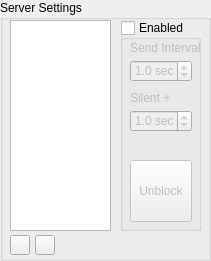
<?xml version="1.0" encoding="UTF-8"?>
<ui version="4.0">
 <class>GroupBoxPositionalAudioServers</class>
 <widget class="QGroupBox" name="GroupBoxPositionalAudioServers">
  <property name="geometry">
   <rect>
    <x>0</x>
    <y>0</y>
    <width>211</width>
    <height>261</height>
   </rect>
  </property>
  <property name="windowTitle">
   <string>GroupBoxPositionalAudioServers</string>
  </property>
  <property name="title">
   <string>Server Settings</string>
  </property>
  <widget class="QListWidget" name="listWidget_servers">
   <property name="geometry">
    <rect>
     <x>10</x>
     <y>20</y>
     <width>101</width>
     <height>211</height>
    </rect>
   </property>
   <property name="editTriggers">
    <set>QAbstractItemView::NoEditTriggers</set>
   </property>
   <property name="resizeMode">
    <enum>QListView::Adjust</enum>
   </property>
  </widget>
  <widget class="QGroupBox" name="groupBoxSettings">
   <property name="geometry">
    <rect>
     <x>120</x>
     <y>20</y>
     <width>81</width>
     <height>211</height>
    </rect>
   </property>
   <property name="title">
    <string>Enabled</string>
   </property>
   <property name="checkable">
    <bool>true</bool>
   </property>
   <property name="checked">
    <bool>false</bool>
   </property>
   <widget class="QLabel" name="label_SendInterval">
    <property name="geometry">
     <rect>
      <x>10</x>
      <y>20</y>
      <width>71</width>
      <height>16</height>
     </rect>
    </property>
    <property name="text">
     <string>Send Interval</string>
    </property>
   </widget>
   <widget class="QDoubleSpinBox" name="doubleSpinBox_SendInterval">
    <property name="geometry">
     <rect>
      <x>10</x>
      <y>40</y>
      <width>62</width>
      <height>22</height>
     </rect>
    </property>
    <property name="suffix">
     <string notr="true"> sec</string>
    </property>
    <property name="decimals">
     <number>1</number>
    </property>
    <property name="minimum">
     <double>0.100000000000000</double>
    </property>
    <property name="maximum">
     <double>2.000000000000000</double>
    </property>
    <property name="singleStep">
     <double>0.100000000000000</double>
    </property>
    <property name="value">
     <double>1.000000000000000</double>
    </property>
   </widget>
   <widget class="QPushButton" name="pushButton_unblock">
    <property name="geometry">
     <rect>
      <x>10</x>
      <y>140</y>
      <width>62</width>
      <height>62</height>
     </rect>
    </property>
    <property name="text">
     <string>Unblock</string>
    </property>
   </widget>
   <widget class="QDoubleSpinBox" name="doubleSpinBox_SendIntervalSilentInc">
    <property name="geometry">
     <rect>
      <x>10</x>
      <y>90</y>
      <width>62</width>
      <height>22</height>
     </rect>
    </property>
    <property name="suffix">
     <string notr="true"> sec</string>
    </property>
    <property name="decimals">
     <number>1</number>
    </property>
    <property name="minimum">
     <double>0.200000000000000</double>
    </property>
    <property name="maximum">
     <double>2.000000000000000</double>
    </property>
    <property name="singleStep">
     <double>0.100000000000000</double>
    </property>
    <property name="value">
     <double>1.000000000000000</double>
    </property>
   </widget>
   <widget class="QLabel" name="label_SendIntervalSilentInc">
    <property name="geometry">
     <rect>
      <x>10</x>
      <y>70</y>
      <width>71</width>
      <height>16</height>
     </rect>
    </property>
    <property name="text">
     <string>Silent +</string>
    </property>
   </widget>
  </widget>
  <widget class="QPushButton" name="pushButton_add">
   <property name="geometry">
    <rect>
     <x>10</x>
     <y>235</y>
     <width>20</width>
     <height>20</height>
    </rect>
   </property>
   <property name="focusPolicy">
    <enum>Qt::NoFocus</enum>
   </property>
   <property name="toolTip">
    <string>Add current server tab as custom server setting</string>
   </property>
   <property name="text">
    <string notr="true"/>
   </property>
  </widget>
  <widget class="QPushButton" name="pushButton_remove">
   <property name="geometry">
    <rect>
     <x>35</x>
     <y>235</y>
     <width>20</width>
     <height>20</height>
    </rect>
   </property>
   <property name="focusPolicy">
    <enum>Qt::NoFocus</enum>
   </property>
   <property name="toolTip">
    <string>Remove the selected rows custom server setting</string>
   </property>
   <property name="text">
    <string/>
   </property>
  </widget>
 </widget>
 <resources/>
 <connections/>
</ui>
